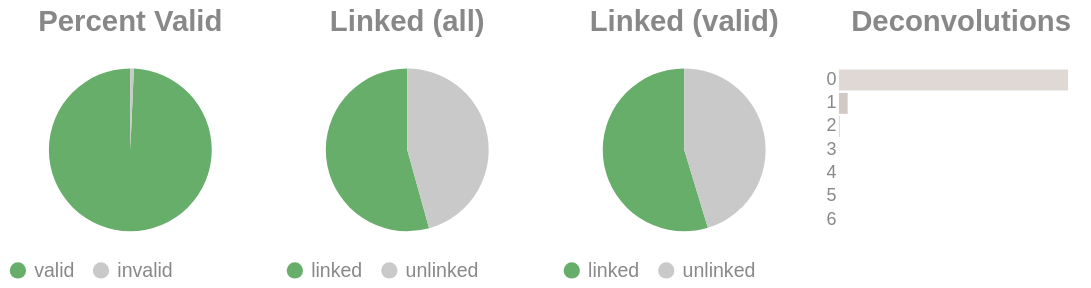

Write notebook code for a chart like this one.
### Code cell
if SKIPLR:
    pass
else:
    clash = Counter()
    for i in valids['molecule'].to_list():
        _mol = i.split("-")
        if len(_mol) == 1:
            clash.update('0')
        else:
            clash.update(_mol[-1])

    _d = {"deconvolutions": [], 'count': []}
    for k,v in clash.items():
        _d['deconvolutions'].append(k)
        _d['count'].append(v)

    tot_valid = valids['reads'].sum()
    mask = valids['reads'] >= 2
    n_linked_reads = valids.filter(mask)['reads'].sum()
    if n_linked_reads == 0:
        print_html("No linked molecules (>=2 reads) were detected; skipping linked-only distributions.")
        SKIPLR = True
    else:
        perc_valid = round(tot_valid / n_reads, 4)
        linked_perc_abs = round(n_linked_reads / n_reads, 4)
        linked_perc = round(n_linked_reads / tot_valid, 4)

    _valid = pl.DataFrame({"valids": ['valid', 'invalid'], "count": [tot_valid, n_reads - tot_valid]})
    _linked_abs = pl.DataFrame({"linked (absolute)": ['linked', 'unlinked'], "count": [n_linked_reads, n_reads - n_linked_reads]})
    _linked_rel = pl.DataFrame({"linked (valids)": ['linked', 'unlinked'], "count": [n_linked_reads, tot_valid - n_linked_reads]})

    (
        alt.hconcat(
            piechart(_valid, goodval = 'valid', title = "Percent Valid"),
            piechart(_linked_abs, goodval = "linked", title =  "Linked (all)"),
            piechart(_linked_rel, goodval = "linked", title =  "Linked (valid)"),
            convolutionbar(pl.DataFrame(_d), title = "Deconvolutions"),
            center = True,
            bounds = 'flush'
        )
        .resolve_scale(color='independent')
        .resolve_legend('independent')
        .properties(usermeta={'embedOptions': {"actions": False}})
    ).display()

### Figure 1 — Vega-Lite specification as saved in the notebook (floating-point values rounded to 4 significant figures)
{"width": "container", "height": 400, "config": {"title": {"anchor": "start", "dy": -15, "fontSize": 18, "color": "#888888", "subtitleColor": "#888888", "subtitleFontSize": 14}, "arc": {"fill": "#0072B2"}, "axis": {"domainColor": "#888888", "domainWidth": 0.5, "gridWidth": 0.2, "grid": false, "titleFontWeight": 400, "titleFontSize": 15, "labelFontSize": 11, "labelColor": "#888888", "tickColor": "#888888", "tickWidth": 0.2, "titleColor": "#888888"}, "axisBand": {"grid": false}, "axisX": {"grid": true, "tickSize": 10, "domainCap": "round"}, "axisY": {"domain": false, "grid": true, "tickSize": 0, "domainCap": "round"}, "background": "transparent", "header": {"labelFontSize": 15, "labelColor": "#888888", "titleFontSize": 15, "titleFontWeight": 600, "titleColor": "#888888"}, "legend": {"labelFont": "sans-serif", "labelFontSize": 12, "labelColor": "#888888", "symbolSize": 100, "symbolType": "circle", "titleFontSize": 12, "titlePadding": 10, "titleColor": "#888888", "title": null}, "range": {"category": ["#E69F00", "#56B4E9", "#009E73", "#F0E442", "#0072B2", "#D55E00", "#CC79A7", "#000000"], "diverging": ["#cfe8f3", "#a2d4ec", "#73bfe2", "#46abdb", "#1696d2", "#12719e"]}, "area": {"fill": "#0072B2", "fillOpacity": 0.7, "line": true, "strokeOpacity": 0.7}, "line": {"color": "#0072B2", "stroke": "#0072B2", "strokeWidth": 2}, "trail": {"color": "#0072B2", "stroke": "#0072B2", "strokeWidth": 0, "size": 1}, "point": {"filled": true, "fillOpacity": 1.0, "size": 95}, "text": {"color": "#888888", "fontSize": 11, "align": "right", "fontWeight": 400, "size": 11}, "bar": {"fill": "#0072B2", "stroke": null}, "view": {"stroke": null, "continuousWidth": 660, "continuousHeight": 400}}, "hconcat": [{"data": {"name": "data-aa14715baadca81457d07251206166e0"}, "mark": {"type": "arc"}, "encoding": {"color": {"field": "valids", "legend": {"orient": "bottom", "title": null}, "scale": {"domain": ["valid", "invalid"], "range": ["#68ae6b", "#C9C9C9"]}, "title": "Valids", "type": "nominal"}, "theta": {"field": "count", "type": "quantitative"}, "tooltip": [{"field": "valids", "title": "Valids", "type": "ordinal"}, {"field": "percent", "format": ".2%", "title": "Percent", "type": "quantitative"}, {"field": "count", "title": "Count", "type": "quantitative"}]}, "height": 100, "title": {"text": "Percent Valid", "align": "center", "anchor": "middle"}, "transform": [{"calculate": "datum.count / 9375420", "as": "percent"}], "width": 150}, {"data": {"name": "data-d60d24890ea2a9fdd34708144494e508"}, "mark": {"type": "arc"}, "encoding": {"color": {"field": "linked (absolute)", "legend": {"orient": "bottom", "title": null}, "scale": {"domain": ["linked", "unlinked"], "range": ["#68ae6b", "#C9C9C9"]}, "title": "Linked (Absolute)", "type": "nominal"}, "theta": {"field": "count", "type": "quantitative"}, "tooltip": [{"field": "linked (absolute)", "title": "Linked (Absolute)", "type": "ordinal"}, {"field": "percent", "format": ".2%", "title": "Percent", "type": "quantitative"}, {"field": "count", "title": "Count", "type": "quantitative"}]}, "height": 100, "title": {"text": "Linked (all)", "align": "center", "anchor": "middle"}, "transform": [{"calculate": "datum.count / 9375420", "as": "percent"}], "width": 150}, {"data": {"name": "data-bb2ba26aa6da5b28f95ff653f554dfec"}, "mark": {"type": "arc"}, "encoding": {"color": {"field": "linked (valids)", "legend": {"orient": "bottom", "title": null}, "scale": {"domain": ["linked", "unlinked"], "range": ["#68ae6b", "#C9C9C9"]}, "title": "Linked (Valids)", "type": "nominal"}, "theta": {"field": "count", "type": "quantitative"}, "tooltip": [{"field": "linked (valids)", "title": "Linked (Valids)", "type": "ordinal"}, {"field": "percent", "format": ".2%", "title": "Percent", "type": "quantitative"}, {"field": "count", "title": "Count", "type": "quantitative"}]}, "height": 100, "title": {"text": "Linked (valid)", "align": "center", "anchor": "middle"}, "transform": [{"calculate": "datum.count / 9310111", "as": "percent"}], "width": 150}, {"data": {"name": "data-b4019573767cd0660f9dfaa2d166a724"}, "mark": {"type": "bar"}, "encoding": {"color": {"field": "deconvolutions", "legend": null, "scale": {"scheme": "lightgreyred"}, "type": "nominal"}, "tooltip": [{"field": "deconvolutions", "title": "Deconvolutions", "type": "ordinal"}, {"field": "percent", "format": ".2%", "title": "Percent", "type": "quantitative"}, {"field": "count", "title": "Count", "type": "quantitative"}], "x": {"axis": null, "field": "count", "type": "quantitative"}, "y": {"field": "deconvolutions", "sort": "ascending", "title": null, "type": "nominal"}}, "height": 100, "title": {"text": "Deconvolutions", "align": "center", "anchor": "middle"}, "transform": [{"calculate": "datum.count / 5855559", "as": "percent"}], "width": 150}], "bounds": "flush", "center": true, "resolve": {"legend": {"angle": "independent"}, "scale": {"color": "independent"}}, "usermeta": {"embedOptions": {"actions": false}}, "$schema": "https://vega.github.io/schema/vega-lite/v6.1.0.json", "datasets": {"data-aa14715baadca81457d07251206166e0": [{"valids": "valid", "count": 9310111}, {"valids": "invalid", "count": 65309}], "data-d60d24890ea2a9fdd34708144494e508": [{"linked (absolute)": "linked", "count": 5092634}, {"linked (absolute)": "unlinked", "count": 4282786}], "data-bb2ba26aa6da5b28f95ff653f554dfec": [{"linked (valids)": "linked", "count": 5092634}, {"linked (valids)": "unlinked", "count": 4217477}], "data-b4019573767cd0660f9dfaa2d166a724": [{"deconvolutions": "0", "count": 5626117}, {"deconvolutions": "1", "count": 214346}, {"deconvolutions": "2", "count": 13747}, {"deconvolutions": "3", "count": 1191}, {"deconvolutions": "4", "count": 140}, {"deconvolutions": "5", "count": 13}, {"deconvolutions": "6", "count": 5}]}}
